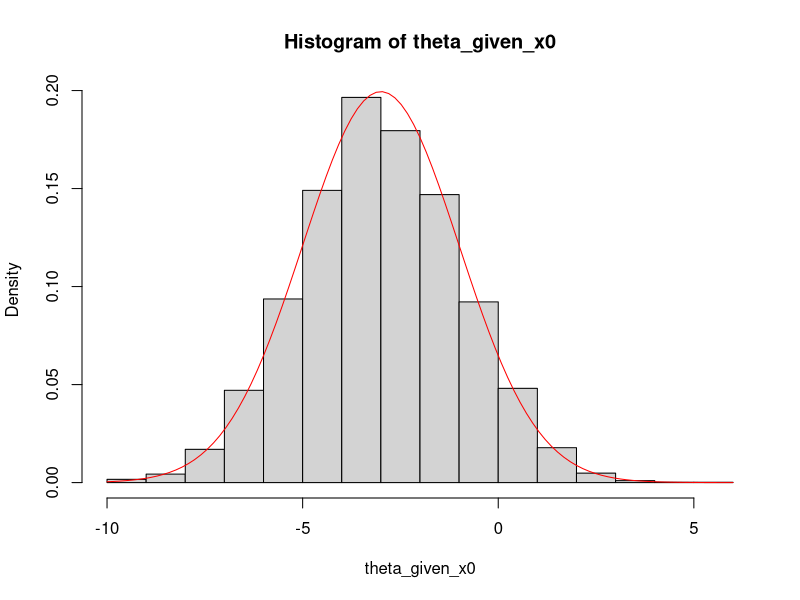
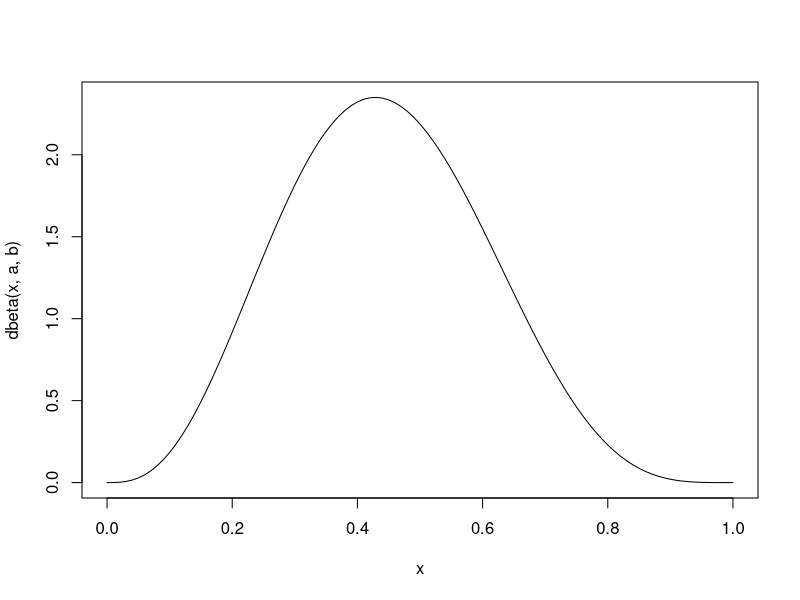
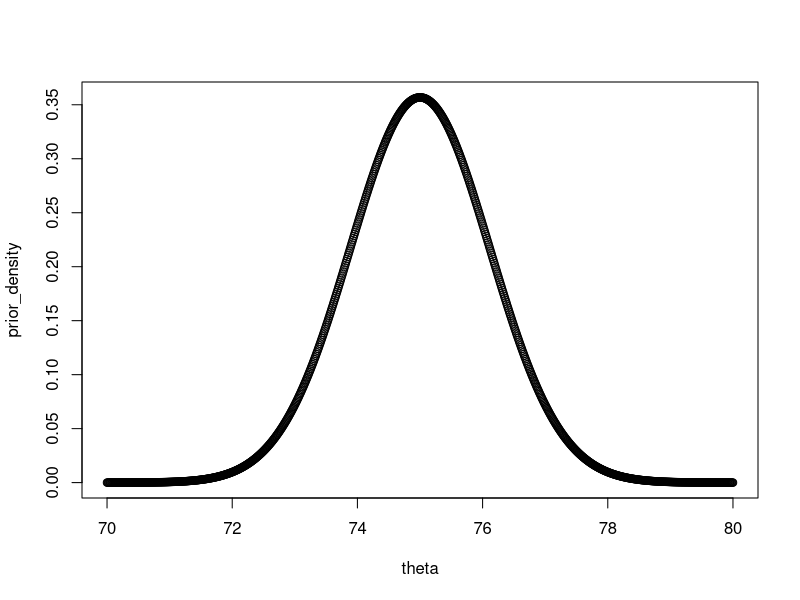
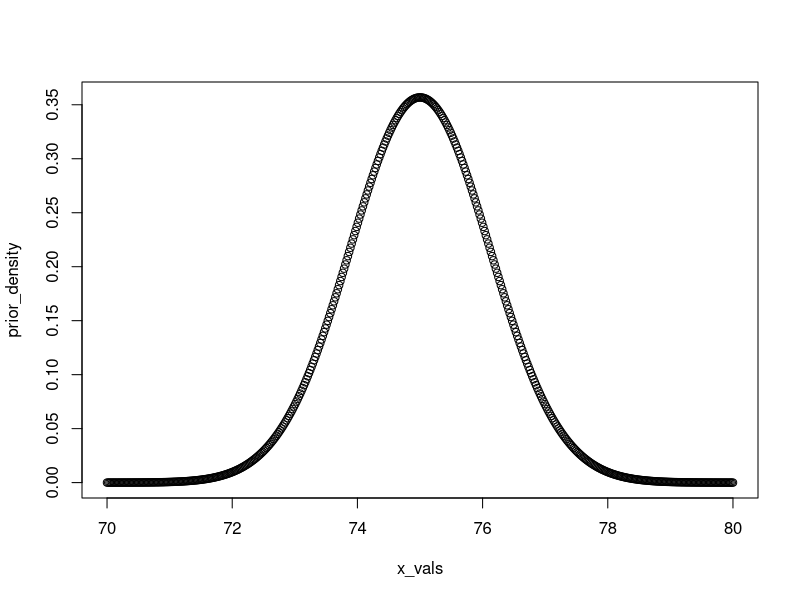
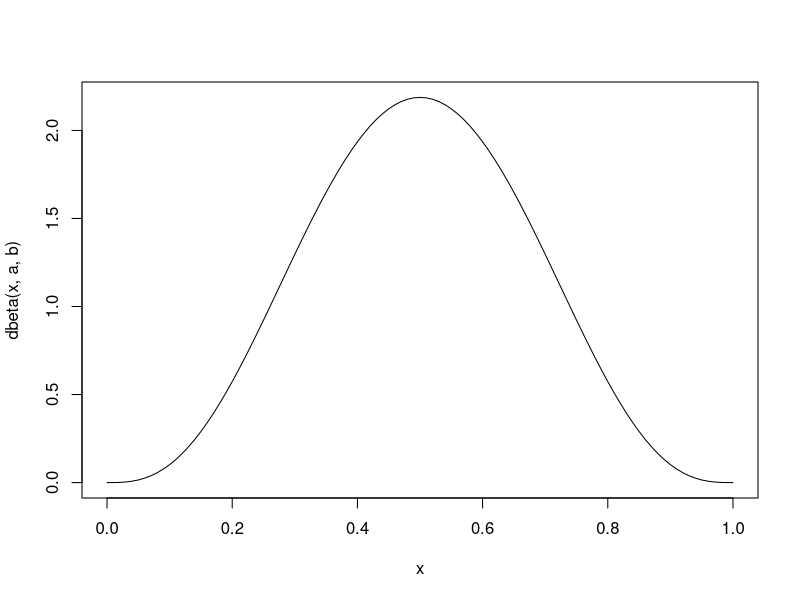
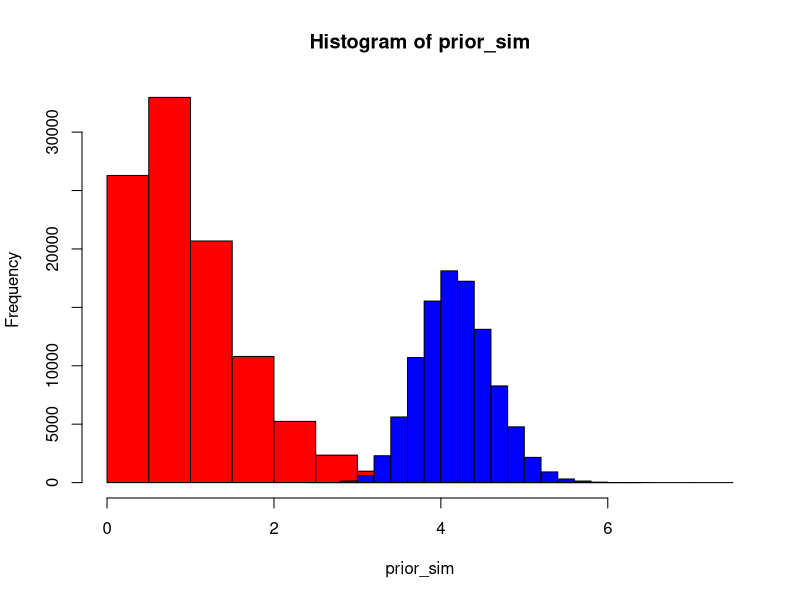

The R source for these figures, in order:
## ---- chunk 1
#?rbinom
teta = 0.7
a = 2
b = 4
try = c(10,100,1000)
for (n in try)
{
  y = rbinom(n ,size = 1, prob = teta)
  y_sum = sum(y)
  y_mu = mean(y)
  p_a = a + y_sum
  p_b = b + n - y_sum
  p_mu = p_a / (p_a + p_b)
  pr_mean = a / (a+b)
  
  print(n)
  print(y_mu)
  print(p_mu)
  print(pr_mean)
}

# At small sample sizes , the posterior mean is closer to the prior.
# As sample size increases, the posterior mean moves closer to the sample mean, until they nearly match
## ---- chunk 2
x_sim = rbinom(10000, size = 1, prob = 0.4) # Simulation from Bernoulli
# Simulation of \theta values
theta_sim = rnorm(n=10000,
    mean = x_sim * 2 + (1 - x_sim) * (-3), # for x = 1
    sd   = sqrt(5) * x_sim + sqrt(4) * (1 - x_sim)) # for x = 0
joint_vect_sim_matrix = cbind(x_sim, theta_sim) # matrix with two columns (x_i,\theta_i)
theta_given_x0  = joint_vect_sim_matrix[x_sim == 0, 2] # we take second column (ony \theta values) where x_i = 0
cat("Empirical mean:", mean(theta_given_x0), "\n")
cat("Empirical sd:", sd(theta_given_x0), "\n")

hist(theta_given_x0, probability = TRUE) # empirical distr
curve(dnorm(x, mean = -3, sd = 2), col = "red", add = TRUE) # theorical curve
## ---- chunk 3
y_obs = c(3, 1, 1, 1, 1, 1, 1, 1, 1, 1, 0, 1, 2, 1, 3, 0, 2, 3, 0, 2, 1, 0, 3, 4, 1, 2, 0)
n = length(y_obs)
# Yi is distr as a Poisson, i.i.d. with \theta > 0
# Also we know from the problem
prior_mu = 2.1
prior_sd = 3

# We now have to obtait the prior gamma
# we solve a sistem of equation where
# \theta is distr as a gamma (a, b)
# and where
# E[\theta] = a/b = 2.1
# var[\theta] = a / b^2 = 9

# 2.1 * b / b^2 = 9 -> 2.1 / b = 9 - > 
b =  prior_mu / prior_sd^2
a = b * prior_mu

# P prior  \theta < 1
pgamma(1, shape = a, rate = b)
## ---- chunk 4
y_obs = c(0, 0, 0, 1, 1, 0, 0, 1, 1, 1, 1, 1)
success = sum(y_obs) 
n = length(y_obs)
failures = n - success
# Prior: Beta (4,5)
a = 4
b = 5
curve(dbeta(x,a,b))
# unimodal
## ---- chunk 5
# Posterior distribution
a_post = a + success
b_post = b + failures
# Posterior median
print("Posterior median")
qbeta(0.5, a_post, b_post)
# 80% credible interval
print("80% credible interval")
alpha = 0.2
a_mezzi = alpha / 2
print("lower")
qbeta(a_mezzi, a_post, b_post)
print("upper")
qbeta(1 - a_mezzi, a_post, b_post)
## ---- chunk 6
# Posterior probability that \theta > 0.4
print("Posterior probability that \theta > 0.4")
post_prob = 1 - pbeta(0.4, a_post, b_post)
post_prob
post_odds = post_prob / (1 - post_prob)

# Prior odds that \theta > 0.4
print("Prior odds that \theta > 0.4")
prior_prob = 1 - pbeta(0.4, a, b)
prior_odds = prior_prob / (1 - prior_prob)
# prior_prob
prior_odds
print("Bayesian Factor")
BF = post_odds / prior_odds
BF
## ---- chunk 7
obs_succ = 12
p_succ = 0.45
# size = ? , parameter of the Binomial
N_max = 200
# Prior: uniform over all N between 12 and 200
N_vals = obs_succ:N_max # values from : to
prior = rep(1 / length(N_vals), length(N_vals))
# Rembember when asked to Retrieve values for N = 12

# Likelihood is the prob of having 12 successes given Nmax and p_succ = 
# (N on 12) * p_succ ^ obs_succ * (1 - p_succ)^ ( N_max - obs_succ)
# That more simply on R is:
print("likelihood n12")
likelihood = dbinom(obs_succ, size = N_vals, prob = p_succ)
likelihood_n12 = dbinom(obs_succ, size = 12, prob = p_succ)
likelihood_n12
#likelihood
# Posterior (unnormalized)
print("Posterior (unnormalized)")
unnormalized_post = likelihood * prior
#unnormalized_post
# Normalize
print(" Normalize posterior n12")
posterior = unnormalized_post / sum(unnormalized_post)
posterior_n12 = posterior[which(N_vals == 12)] # should be first index since we start counting from obs_succ on N_vals, btw let's keep this "general" approach
posterior_n12
# Posterior mean
print("Posterior mean")
post_mean = sum(N_vals * posterior)
post_mean
# Posterior mode (N with highest posterior probability)
print("Posterior mode (N with highest posterior probability)")
post_mode = N_vals[which.max(posterior)]
post_mode
# Posterior median
cumulative = cumsum(posterior)
print("Posterior median")
post_median = N_vals[which(cumulative >= 0.5)[1]]
post_median
## ---- chunk 8
# Yi are distr as a N(mean = \theta = ? unknown , var = sigma^2 = 100)
# From table when Normal(θ, σ^2) and we have (known σ^2):
# θ ∼ Normal(µ0, τ0^2) as Posterior hyperparameter
sigma2  = 100
y_obs = c(
  68.443, 72.576, 84.826,
  69.255, 55.383, 68.454, 68.678,
  79.598, 75.484, 74.460, 77.024,
  79.574, 85.889, 63.586,
  76.228, 62.234, 82.880,
  75.368, 72.744, 71.131, 46.112,
  61.266, 70.219, 74.881,
  66.126, 63.556, 77.263, 67.144, 71.113, 64.156
)
# From now on there might be some error cause I didn't copied exactly the y_obs cause the pic was blurry and we talk about 10 decimals, let's say an approximation here is good
n = length(y_obs)
mu0 = 75
tau2   = 1.25
theta = seq(70, 80, length.out = 1000)

# Prior density
prior_density = dnorm(theta, mean = mu0, sd = sqrt(tau2))

# Plot
plot(theta, prior_density)
# tribution is simmetric
## ---- chunk 9
y_mean = mean(y_obs)
# Posterior calculations
post_var = 1 / (n / sigma2 + 1 / tau2) # 1/k on the tables
post_sd = sqrt(post_var)
# It's the first formula
post_mean = post_var * ( mu0 / tau2 + sum(y_obs) / sigma2 ) 
print("Posterior mode")
post_mean # Since the distribution is simmetric post_mean = post_mode

# 95% credible interval for Normal
print("lower")
qnorm(0.025, post_mean,post_sd)
print("upper")
qnorm(0.975, post_mean,post_sd)
# Posterior probability \theta < x
x = 72.3296748
print("Posterior probability \theta < x")
posterior_prob = pnorm(x, mean = post_mean, sd = post_sd)
posterior_prob
# Prior probability \theta < x
print("Prior probability \theta < x")
prior_prob = pnorm(x, mean = mu0, sd = sqrt(tau2))
prior_prob
# Odds
posterior_odds = posterior_prob / (1 - posterior_prob)
prior_odds = prior_prob / (1 - prior_prob)
# Bayes Factor
print("Bayesian Factor")
BF = posterior_odds / prior_odds
BF
## ---- chunk 10
prop_post_masses = c(0.000, 0.001, 0.003, 0.007, 0.012, 0.018, 
                      0.026, 0.034, 0.043, 0.051, 0.057, 0.062, 
                      0.065, 0.066, 0.065, 0.063)
theta_vals = 0:15
# Normalize Posterior
post_probs = prop_post_masses / sum(prop_post_masses)
print("Posterior mean")
post_mean = sum(theta_vals * post_probs)
post_mean
print("Posterior Median")
post_cdf = cumsum(post_probs)
post_median = theta_vals[which(post_cdf >= 0.5)[1]]
post_median
print("Posterior Mode")
post_mode = theta_vals[which.max(post_probs)]
post_mode
# 80% ET credible set
# we’re trimming 10% from each side
print("lower")
lower_bounds = theta_vals[which(post_cdf <= 0.1)]
#lower_bounds
lower_bound = tail(lower_bounds, 1) + 1 # +1 cause in R indexes start from 0
lower_bound
print("upper")
upper_bounds = theta_vals[which(post_cdf <= 0.9)]
# <= cause it has not to exceed 90%, that's why we can't use the method used for the lower bound
#upper_bounds
upper_bound = tail(upper_bounds, 1) + 1 # we take the largest value of this vector, that still belong to that central 80%
upper_bound # any larger value of θ would go beyond the 80% interval
## ---- chunk 11
#install.packages("coda")
library(coda)
# Simulate posterior samples (large number = good approximation)
samples = sample(theta_vals, size = 100000, replace = TRUE, prob = post_probs)
samples_mcmc = as.mcmc(samples) # Convert to mcmc object
print("80% equal-tailed")
quantile(samples, probs = c(0.1, 0.9))  # for 80% equal-tailed
print("95% HPD")
HPDinterval(samples_mcmc, prob = 0.95) # for 95% HPD

## ---- chunk 12
# unnormalized prior vector
prop_prior_masses = c(0.128, 0.112, 0.092, 0.073, 0.056, 0.042,
                       0.031, 0.022, 0.016, 0.011, 0.008, 0.005,
                       0.004, 0.002, 0.002, 0.001)

theta_vals = 0:15
# Normalize the prior
prior_probs = prop_prior_masses / sum(prop_prior_masses)
# Prior mean and sd
prior_mean = sum(theta_vals * prior_probs)
print("Prior Sd")
prior_sd = sqrt(sum((theta_vals - prior_mean)^2 * prior_probs))
prior_sd
# Compute the MLE of \theta
# Since it's based only on the prior (no data), MLE is not about likelihood
print("MLE of \theta")
theta_mle = theta_vals[which.max(prop_post_masses)] 
theta_mle # ? Review cause I think is wrong
## ---- chunk 13
# conjugate normal-normal Bayesian model

y_obs = c(75.66, 89.76, 79.44, 93.03, 93.71, 98.32, 83.79, 77.93, 81.93, 56.91, 72.09, 88.15, 81.02, 85.68, 70.93)
n = length(y_obs)
y_bar = mean(y_obs)
sigma2 = 100
tau2 = 1.25
mu0 = 75
# plot tr
# Plot range
x_vals = seq(70, 80, length.out = 500)
prior_density = dnorm(x_vals, mean = mu0, sd = sqrt(tau2))

# Plot
plot(x_vals, prior_density)
# is symmetric
## ---- chunk 14
# Posterior variance and mean (Normal-Normal conjugate formulas)
posterior_var = 1 / (1 / tau2 + n / sigma2 ) # 1/k on cheatsheet
posterior_sd = sqrt(posterior_var)
posterior_mean = posterior_var * ( mu0 / tau2 + sum(y_obs) / sigma2)

# Posterior mode = posterior mean in Normal case (distribution is symmetric)
posterior_mode = posterior_mean
print("Posterior Mode")
posterior_mode
## ---- chunk 15
# 90% credible interval (equal-tailed since Normal is symmetric)
print("90% credible interval")
qnorm(0.05, posterior_mean, posterior_sd)
qnorm(0.95, posterior_mean, posterior_sd)
print("Posterior probability \theta < x")
x = 74.6258756
posterior_prob = pnorm(x, posterior_mean, posterior_sd)
posterior_prob
posterior_prob_greater = 1 - posterior_prob
posterior_odds = posterior_prob / posterior_prob_greater

print("Prior Odds \theta < x")
prior_prob_less = pnorm(x, mu0 , sqrt(tau2)) # P(\theta < x)
prior_prob_greater = 1 - prior_prob_less # P(\theta > x)
prior_odds = prior_prob_less / prior_prob_greater
prior_odds

print("Bayesian Factor")
BF = posterior_odds / prior_odds
BF
## ---- chunk 16
set.seed(5419)
y_obs <- rbinom(11, size = 1, prob = 0.75)
sum(y_obs)  # number of successes
# that’s a Beta(1,1) prior
# Posterior calculation
a_post <- 1 + sum(y_obs)
b_post <- 1 + (11 - sum(y_obs))
# 0.85 equal-tailed credible interval
# qbeta(c(0.075, 0.925), a_post, b_post)
# This is "wrong" cause it does not provide the SHORTEST CI

# Find the shortest credible interval for the posterior with 85% probability
# We are gonna try an empirical approach to reach the shortest CI
samples <- rbeta(1e6, shape1 = a_post, shape2 = b_post)

# Function 
get_HPD <- function(samples, cred_mass = 0.85) {
  sorted <- sort(samples)
  n <- length(sorted)
  interval_idx <- floor(cred_mass * n)
  widths <- sorted[(interval_idx+1):n] - sorted[1:(n - interval_idx)]
  min_idx <- which.min(widths)
  c(sorted[min_idx], sorted[min_idx + interval_idx])
}

get_HPD(samples, cred_mass = 0.85)

# Method used by the professor in his demos
# install.packages("TeachingDemos")
library(TeachingDemos)

# posterior distribution (Beta posterior in our case)
posterior_icdf <- function(p) {
  qbeta(p, shape1 = a_post, shape2 = b_post)
}

HPD_interval <- hpd(p = posterior_icdf, conf = 0.85)
HPD_interval
## ---- chunk 17
# system of equations
target_mean <- 0.75 # \alpha / (\alpha + \Beta)
target_prob <- 0.95 # P(θ > 0.5)

# Use optimization
objective <- function(par) {
  # We compute how far α and β are from satisfying both constraints
  alpha <- par[1]
  beta <- par[2]
  
  mean_error <- (alpha / (alpha + beta) - target_mean)^2
  prob_error <- (1 - pbeta(0.5, alpha, beta) - target_prob)^2
  
  return(mean_error + prob_error) # we minimize the total squared error
}

# Initial guess: c(2, 1)
result <- optim(c(2, 1), objective, method = "L-BFGS-B", lower = c(0.1, 0.1))
# We search for values of α and β that make the total error as close to 0 as possible
# Extract solution
alpha <- result$par[1]
beta <- result$par[2]
alpha
beta
## ---- chunk 18
# Observed failure times
y <- c(0.6, 4.6, 4.6, 2.2, 39.0, 0.5, 14.5, 7.0, 4.1, 
       5.5, 2.8, 12.2, 22.4, 6.9, 8.5, 57.8, 12.1, 13.9, 
       21.3, 19.4)
n = length(y)
# Prior parameters
alpha_prior <- 20 # rate
beta_prior <- 20 # shape
# Posterior parameters
# Gamma(a + y, b + n)
alpha_post <- alpha_prior + n
beta_post <- beta_prior + sum(y)
# Median of posterior distribution (Gamma)
# REMEMBER: shape goes first, than rate
lambda_median <- qgamma(0.5, beta_post, alpha_post)
# median of the posterior \theta is reciprocal of the expected failure time (since the data is modeled as exponential with rate \theta)ù

# median of θ = 1/λ
theta_median <- 1 / lambda_median
print("median of θ = 1/λ")
theta_median
## ---- chunk 19
y_obs = c(0, 1, 0, 0, 0, 0, 0, 0, 0, 0, 0, 0, 0, 0)
n = length(y_obs)
success = 1
failure = n-success
a = 4
b = 4
# plot prio distr
curve(dbeta(x,a,b))
# answer is unimodal
# no flat, it would have been fir beta (1,1)
# not wrong surely
# not improper cause it integrate to 1
## ---- chunk 20
# Yi | \theta distr as a Bernoulli (\theta)
# Prior: \theta distr Beta (a=4,b=4)
pr_mean = a / (a+b)
pr_var = (a*b) / ( (a+b)^2 * (a+b+1) )
print("Prior mean and var")
pr_mean
pr_var

# Posterior: \theta distr Beta(a + y, b + n - y) where y = success
# \theta distr Beta(4+1, 4+14-1) = Beta (5,17)
a_p = 5 # a + succ
b_p = 17 # b + failures
post_mean = a_p / (a_p + b_p)
post_var = (a_p * b_p) / ( (a_p + b_p)^2 * (a_p + b_p +1) ) 
print("Posterior mean and var")
post_mean
post_var

# Posterior median
print("Posterior median")
qbeta(0.5, a_p, b_p)
# Confidence interval at 90%
alpha = 0.1
a_half = alpha/2
print("lower")
qbeta(a_half, a_p, b_p)
print("upper")
qbeta(1 - a_half, a_p, b_p)
# Posterior probability that \theta > 0.4
p = 0.4
print("Posterior probability that \theta > 0.4")
post_prob = 1 - pbeta(p, a_p, b_p)
post_prob
post_odds = post_prob / (1 - post_prob)
# Prior odds for \theta > 0.4
print("Prior odds for \theta > 0.4")
prior_prob = 1 - pbeta(p, a, b)
a
prior_odds = prior_prob / (1-prior_prob)
prior_odds
#Bayesian Factor
BF = post_prob / prior_odds
print("Bayesian Factor")
BF
## ---- chunk 21
y_obs = c(12, 3, 7, 11, 7, 7, 12, 7, 8, 8, 4, 11, 5, 3, 6, 12, 11, 9, 8, 15, 8, 9, 7, 8, 6, 4, 12, 11, 9, 9)
## ---- chunk 22
n = length(y_obs)
sum_y = sum(y_obs)
# Prior: \theta distr as a Gamma (a = shape = 2, b = rate = 0.8)
a = 2
b = 0.8
## ---- chunk 23
# We model as a Poisson distr
# Posterior: \theta | y_obs distr as a Gamma (a + n, b + sum_y)
a_p = a + sum_y
b_p = b + n

post_mean = a_p / b_p
post_median = qgamma(0.5, a_p, b_p)
post_mode = (a_p - 1 ) / b_p
post_median
## ---- chunk 24
# R code for approximating Bayesian inference via Monte Carlo approach
# conjugate Poisson model
set.seed(123)
theta_star = 4
y_obs = rpois(20,lambda = theta_star)
y_obs
##  [1] 3 6 3 6 7 1 4 7 4 4 8 4 5 4 2 7 3 1 3 8
mcsize = 100000
# prior = teta
prior_sim = rgamma(mcsize,shape=2,rate=2) # gamma (shape, rate)
# posterior = teta|X
posterior_sim=rgamma(mcsize,shape=2+sum(y_obs),rate=2+20) # gamma (shape + n(X), rate + n)
## ---- chunk 25
hist(prior_sim, col = "red") # asymm right tail distr
hist(posterior_sim, add = TRUE, col = "blue") # normal distr
## ---- chunk 26
y21_sim = rpois(mcsize, lambda = posterior_sim)
# Approximate E[Y_21 | y_obs]
mean(y21_sim)
